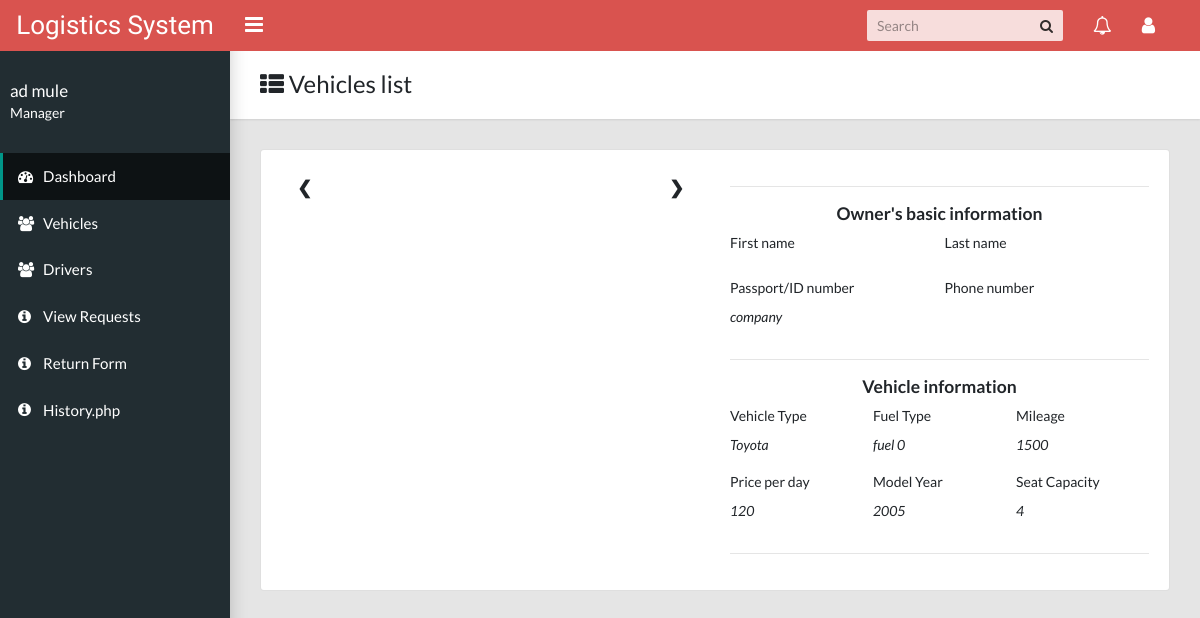
Screenshot of /logistics/vehicles_more.php?cdetails=eth01 (signed in) with the database file from the repository.
### tables this page shows
CREATE TABLE `employees` (
  `id` int(11) NOT NULL,
  `fname` varchar(15) NOT NULL,
  `lname` varchar(15) NOT NULL,
  `email` varchar(25) NOT NULL,
  `phone` int(15) NOT NULL,
  `bdate` date NOT NULL,
  `gender` varchar(10) NOT NULL,
  `photo` varchar(30) NOT NULL,
  `role` varchar(20) NOT NULL
);

CREATE TABLE `vehicles` (
  `plate` varchar(11) NOT NULL,
  `vtype` varchar(11) NOT NULL,
  `ftype` varchar(11) NOT NULL,
  `mileage` varchar(11) NOT NULL,
  `price_per_day` int(5) NOT NULL,
  `model_year` int(5) NOT NULL,
  `seat_capacity` int(2) NOT NULL,
  `status` varchar(20) NOT NULL,
  `owner` varchar(25) NOT NULL
);

CREATE TABLE `vehicle_owners` (
  `id` int(11) NOT NULL,
  `O_id` varchar(30) NOT NULL,
  `O_fname` varchar(25) NOT NULL,
  `O_lname` varchar(25) NOT NULL,
  `O_phone` varchar(15) NOT NULL,
  `O_car_plate` varchar(25) NOT NULL
);

### database.php (called while the page is built, shortened)
<?php
class database {
private $servername = "127.0.0.1";
private $username = "root";
private $password = "";
public function connect(){
        try {
    $this->conn = new PDO("mysql:host=$this->servername;dbname=car_rent", $this->username, $this->password);
    $this->conn->setAttribute(PDO::ATTR_ERRMODE, PDO::ERRMODE_EXCEPTION);
        return $this->conn;
    }
        catch(PDOException $e)
    {
    echo "<script>alert('Connection failed!! Try again');</script>";
    }
 }
    public function fetch($query){
        try{
            $stmnt= $this->connect()->prepare($query);
             $stmnt->execute();
             return $stmnt;
         }
           catch(PDOException $e)
    {
   echo error_log($e);
    }
         }
}
?>

### logistics/vehicles_more.php (the view, shortened to what this page needs)
<?php
include "../database.php";
$obj= new database();
?>
<!DOCTYPE html>
<html lang="en">
<head>
    <link rel="stylesheet" type="text/css" href="../imageSlider.css">
    <link rel="stylesheet" type="text/css" href="../css/bootstrap.min.css">
    <link rel="stylesheet" type="text/css" href="../css/main.css">
    <link rel="stylesheet" type="text/css" href="../font-awesome-4.7.0/css/font-awesome.min.css">
</head>
<body class="app sidebar-mini rtl">
    <?php include "../includes/header.php" ?>
    <?php include "logisticsidemenu.php" ?>
    <main class="app-content">
        <div class="app-title">
            <div>
                <h1 id="listVehicleLabel"><i class="fa fa-th-list"></i> Vehicles list</h1>
            </div>
        </div>
        <?php
                            $c= $_GET["cdetails"];
                            $query= "SELECT *from vehicles, vehicle_owners where vehicles.plate=vehicle_owners.O_car_plate and vehicles.plate='$c'";
                            $res = $obj->fetch($query);
                           $result = $res->fetch();
                        ?>
        <div class="card" style="height: 100%" ;>
            <div class="card-body">
                <div class="row">
                    <div class="col-sm-12 col-md-6 col-lg-6">
                        <div class="slideshow-container">
                            <a class="prev" onclick="plusSlides(-1)">❮</a>
                            <a class="next" onclick="plusSlides(1)">❯</a>
                        </div>
                        <br>
                    </div>
                    <div class="col-sm-12 col-md-6 col-lg-6">
                        <div>
                            <hr>
                            <h5 style="text-align: center">Owner's basic information</h5>
                            <div class="form-row">
                                <div class="form-group col-md-6">
                                    <label for="inputEmail4">First name</label><br>
                                </div>
                                <div class="form-group col-md-6">
                                    <label for="inputPassword4">Last name</label><br>
                                </div>
                            </div>
                            <div class="form-row">
                                <div class="form-group col-md-6">
                                    <label for="inputEmail4">Passport/ID number</label><br>
                                    <i><?php echo $result['O_id']; ?></i>
                                </div>
                                <div class="form-group col-md-6">
                                    <label for="inputPassword4">Phone number</label><br>
                                </div>
                            </div>
                            <hr>
                            <h5 style="text-align: center">Vehicle information</h5>
                            <div class="form-row">
                                <div class="form-group col-md-4">
                                    <label for="inputEmail4">Vehicle Type</label><br>
                                    <i><?php echo $result['vtype']; ?></i>
                                </div>
                                <div class="form-group col-md-4">
                                    <label for="inputPassword4">Fuel Type</label><br>
                                    <i><?php echo $result['ftype']; ?></i>
                                </div>
                                <div class="form-group col-md-4">
                                    <label for="inputPassword4">Mileage</label><br>
                                    <i><?php echo $result['mileage']; ?></i>
                                </div>
                            </div>
                            <div class="form-row">
                                <div class="form-group col-md-4">
                                    <label for="inputEmail4">Price per day</label><br>
                                    <i><?php echo $result['price_per_day']; ?></i>
                                </div>
                                <div class="form-group col-md-4">
                                    <label for="inputPassword4">Model Year</label><br>
                                    <i><?php echo $result['model_year']; ?></i>
                                </div>
                                <div class="form-group col-md-4">
                                    <label for="inputPassword4">Seat Capacity</label><br>
                                    <i><?php echo $result['seat_capacity']; ?></i>
                                </div>
                            </div>
                            <hr>
                        </div>
                    </div>
                </div>
            </div>
        </div>
    </main>
</body>
</html>

### logistics/logisticsidemenu.php (shortened to what this page needs)
<aside class="app-sidebar" style="background-colohr: #99738E;">
    <div class="app-sidebar__user">
        <div>
            <?php
$id= $_SESSION["id"];
$query= "SELECT *from employees where id='$id'";
$res = $obj->fetch($query);
$result = $res->fetch();
$rqc= "SELECT *from car_requests, employees, drivers,vehicles, account where car_requests.car=vehicles.plate and
car_requests.requested_by=employees.id and car_requests.requested_by=account.id
and car_requests.req_status='Pending'";
$crs = $obj->fetch($rqc);
   ?>
            <p class="app-sidebar__user-name"><?php echo $result['fname']." ".$result['lname'];?></p>
            <p class="app-sidebar__user-designation"><?php echo $result['role'];?></p>
        </div>
    </div>
    <ul class="app-menu">
        <li><a class="app-menu__item active" href="index.php"><i class="app-menu__icon fa fa-dashboard"></i><span
                    class="app-menu__label">Dashboard</span></a></li>
        <li><a class="app-menu__item" href="vehicles.php"><i class="app-menu__icon fa fa-users fa-1x"></i><span
                    class="app-menu__label">Vehicles</span></a></li>
        <li><a class="app-menu__item" href="drivers.php"><i class="app-menu__icon fa fa-users fa-1x"></i><span
                    class="app-menu__label">Drivers</span></a></li>
        <li><a class="app-menu__item" href="view_req.php"><i class="app-menu__icon fa fa-info-circle"></i><span
                    class="app-menu__label">View Requests <i style="color: red"><?php if($crs->rowCount()>0) echo $crs->rowCount();?></i></span></a></li>
        <li><a class="app-menu__item" href="return_form.php"><i class="app-menu__icon fa fa-info-circle"></i><span
                    class="app-menu__label">Return Form</span></a></li>
        <li><a class="app-menu__item" href="history.php"><i class="app-menu__icon fa fa-info-circle"></i><span
                    class="app-menu__label">History.php</span></a></li>
    </ul>
</aside>

### imageSlider.css (style rules this page uses)
* { box-sizing: border-box }
body { font-family: Verdana, sans-serif; margin:0 }
.slideshow-container { max-width: 1000px; position: relative; margin: auto; }
.prev, .next { cursor: pointer; position: absolute; top: 50%; width: auto; padding: 16px; margin-top: -22px; color: white; font-weight: bold; font-size: 18px; transition: 0.6s ease; border-radius: 0 3px 3px 0; user-select: none; }
.next { right: 0; border-radius: 3px 0 0 3px; }
.active, .dot:hover { background-color: #717171; }

### rows the page displays
employees: fname "ad", lname "mule", role "Manager"
vehicles: vehicle_owners.O_id "company", vtype "Toyota", ftype "fuel 0", mileage "1500", price_per_day "120", model_year "2005", seat_capacity "4"
